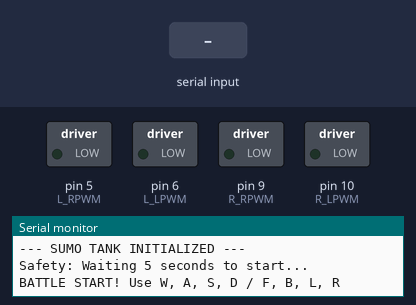
Bench run of a sketch on a simulated Arduino Uno, built with avr-gcc and run on an emulated ATmega328P. Shown: switched loads named in the sketch (green lamp = pin HIGH), the last lines printed to the serial monitor. Inputs (shaded band) come from the test bench.

Above: at 6.2 s.
6.3 s: "w" received over Serial
At 7.5 s:
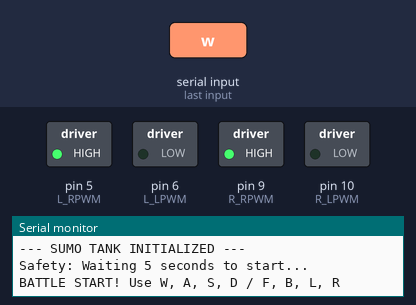
7.8 s: "s" received over the second serial link
At 8.8 s:
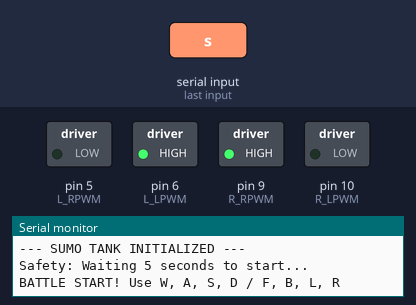
9.3 s: "d" received over Serial
At 10.0 s:
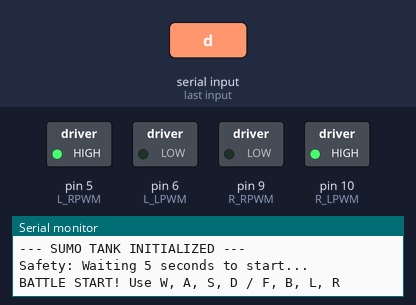
10.8 s: "B" received over the second serial link
At 11.1 s:
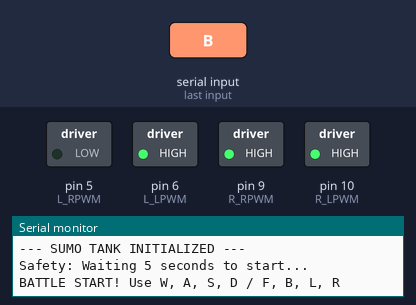
12.3 s: byte 49 ('1') received over Serial
13.8 s: "F" received over Serial
At 14.6 s:
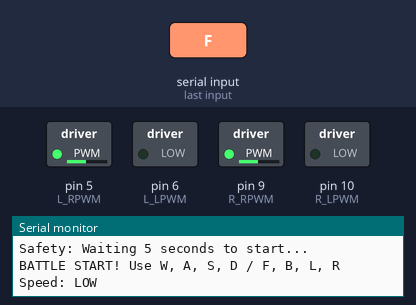
Timing chart, 0 to 16.3 s (numbered marks = the images above; inputs shaded):
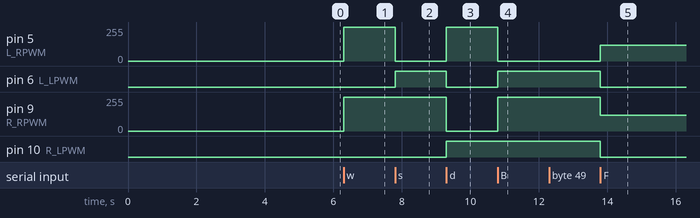

Measured:
- after the input at 6.3 s, pin 5 (L_RPWM), pin 9 (R_RPWM): 0/255 → 255/255 at once
- after the input at 7.8 s, pin 5 (L_RPWM): 255/255 → 0/255 at once; pin 6 (L_LPWM): LOW → HIGH at once
- after the input at 9.3 s, pin 5 (L_RPWM): 0/255 → 255/255 at once; pin 6 (L_LPWM): HIGH → LOW at once; pin 9 (R_RPWM): 255/255 → 0/255 at once; pin 10 (R_LPWM): LOW → HIGH at once
- after the input at 10.8 s, pin 5 (L_RPWM): 255/255 → 0/255 at once; pin 6 (L_LPWM): LOW → HIGH at once; pin 9 (R_RPWM): 0/255 → 255/255 at once
- after the input at 13.8 s, pin 5 (L_RPWM): 0/255 → 120/255 at once; pin 6 (L_LPWM), pin 10 (R_LPWM): HIGH → LOW at once; pin 9 (R_RPWM): 255/255 → 120/255 at once

The sketch:

sumo_bluetooth_v3.ino
```cpp
#include <SoftwareSerial.h>

// =====================
// BLUETOOTH SETUP
// =====================
// HC-05 TX to Arduino D2, RX to Arduino D3 (via voltage divider)
SoftwareSerial bt(2, 3);

// =====================
// BTS7960 PINS
// =====================
// Left Driver (Motors 1 & 2)
const int L_RPWM = 5;
const int L_LPWM = 6;
// Right Driver (Motors 3 & 4)
const int R_RPWM = 9;
const int R_LPWM = 10;

// =====================
// CONFIG
// =====================
int speedVal = 255; // 100% Power for XY36-555 Torque

void setup() {
  // Pin Modes
  pinMode(L_RPWM, OUTPUT);
  pinMode(L_LPWM, OUTPUT);
  pinMode(R_RPWM, OUTPUT);
  pinMode(R_LPWM, OUTPUT);

  // Ensure robot is stopped on startup
  stopRobot();

  Serial.begin(9600);
  bt.begin(9600);

  Serial.println("--- SUMO TANK INITIALIZED ---");
  Serial.println("Safety: Waiting 5 seconds to start...");

  // COMPETITION SAFETY DELAY (Required for most matches)
  delay(5000);

  Serial.println("BATTLE START! Use W, A, S, D / F, B, L, R");
}

void loop() {
  char cmd;

  // Read from Serial Monitor
  if (Serial.available()) {
    cmd = Serial.read();
    handleCommand(cmd);
  }

  // Read from Bluetooth HC-05
  if (bt.available()) {
    cmd = bt.read();
    handleCommand(cmd);
  }
}

void handleCommand(char cmd) {
  switch (cmd) {
    case 'w': case 'F': moveForward();  break;
    case 's': case 'B': moveBackward(); break;
    case 'a': case 'L': spinLeft();     break;
    case 'd': case 'R': spinRight();    break;
    case 'x': case 'S': stopRobot();    break;

    // Speed modifiers (1=Low, 2=Med, 3=Max)
    case '1': speedVal = 120; Serial.println("Speed: LOW"); break;
    case '2': speedVal = 190; Serial.println("Speed: MED"); break;
    case '3': speedVal = 255; Serial.println("Speed: MAX"); break;
  }
}

// =====================
// MOVEMENT LOGIC
// =====================

void moveForward() {
  analogWrite(L_LPWM, 0); analogWrite(R_LPWM, 0); // Clear reverse
  analogWrite(L_RPWM, speedVal);
  analogWrite(R_RPWM, speedVal);
}

void moveBackward() {
  analogWrite(L_RPWM, 0); analogWrite(R_RPWM, 0); // Clear forward
  analogWrite(L_LPWM, speedVal);
  analogWrite(R_RPWM, speedVal);
}

void spinLeft() {
  // Left side moves BACK, Right side moves FORWARD
  analogWrite(L_RPWM, 0); analogWrite(R_LPWM, 0);
  analogWrite(L_LPWM, speedVal);
  analogWrite(R_RPWM, speedVal);
}

void spinRight() {
  // Right side moves BACK, Left side moves FORWARD
  analogWrite(L_LPWM, 0); analogWrite(R_RPWM, 0);
  analogWrite(L_RPWM, speedVal);
  analogWrite(R_LPWM, speedVal);
}

void stopRobot() {
  analogWrite(L_RPWM, 0);
  analogWrite(L_LPWM, 0);
  analogWrite(R_RPWM, 0);
  analogWrite(R_LPWM, 0);
}
```
